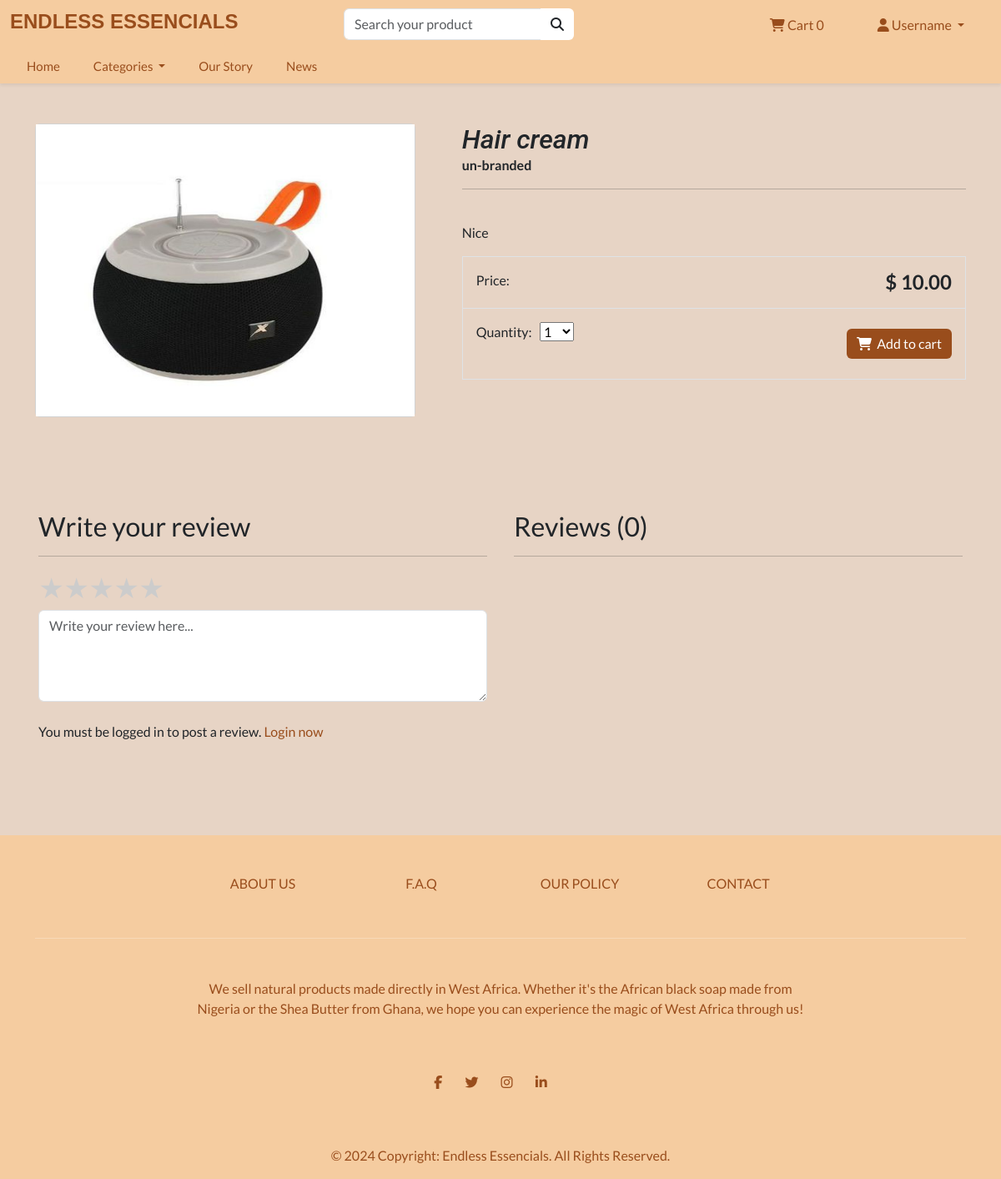
The app's page /product/hair-cream/, older data.
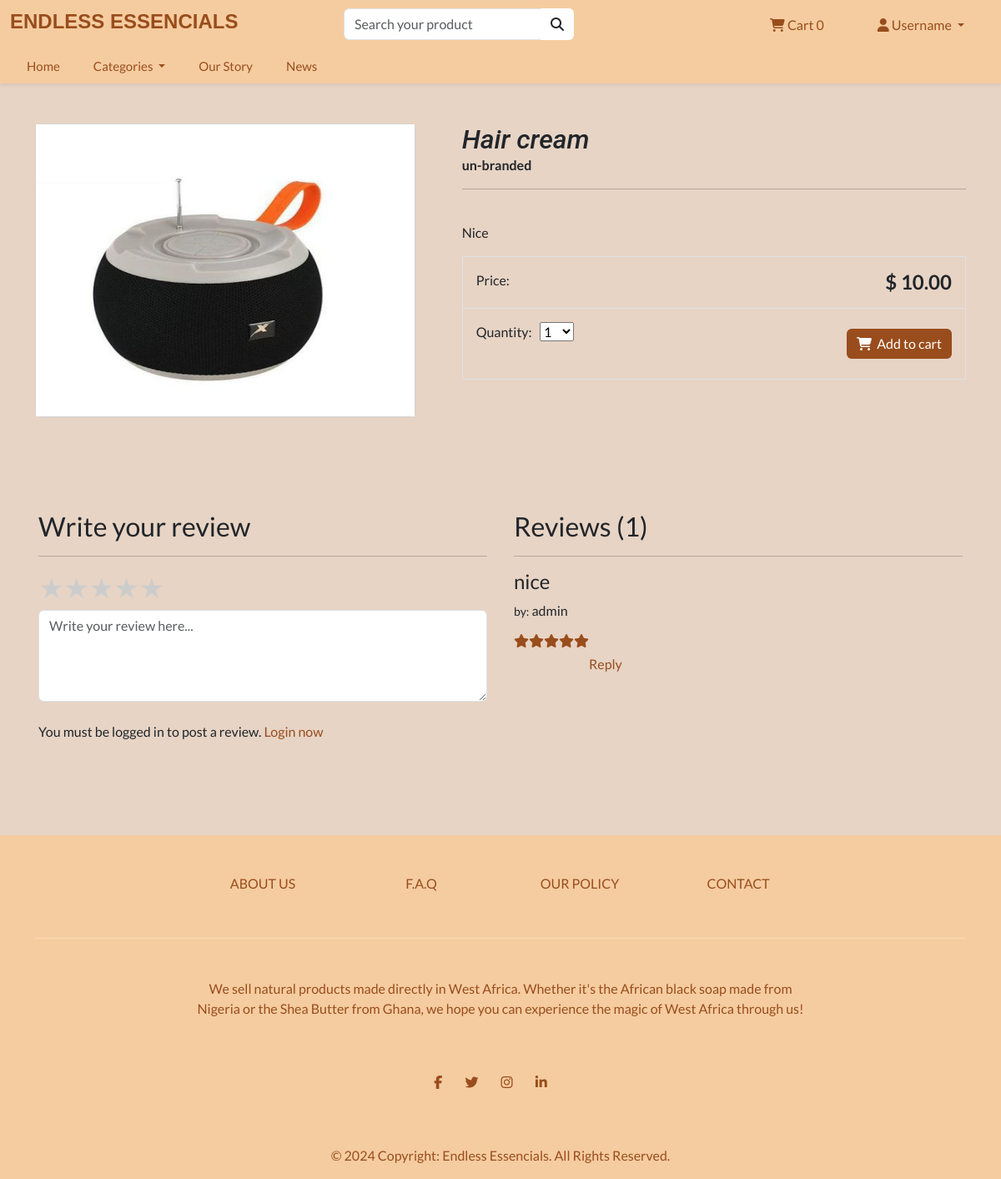
The same page, newer data.
### store/models.py (models this page shows, shortened)
class Review(models.Model):
    user = models.ForeignKey(User, on_delete=models.CASCADE, null=True, blank=True)
    product = models.ForeignKey(Product, on_delete=models.CASCADE)
    comment = models.TextField(max_length=250)
    rate = models.IntegerField(default=0)
    created_at = models.DateTimeField(auto_now_add=True)
    class Meta:
        verbose_name_plural = "reviews"

### store/views.py (the view)
# urls.py: path('product/<slug:product_slug>/', views.product_info, name='product-info'),
def product_info(request, product_slug):
    product = get_object_or_404(Product, slug=product_slug)
    try:
        reviews = Review.objects.filter(product=product)
        review_counts = Review.objects.all().filter(product=product).count()
    except:
        return redirect('product-info')
    context = {
        'product': product,
        'reviews': reviews,
        'review_counts': review_counts,
        'title': 'product info'
    }
    return render(request, 'store/product-info.html', context)

### cart/cart.py (called while the page is built)
    def __len__(self):
        return sum(item['qty'] for item in self.cart.values())

### cart/context_processors.py (called while the page is built)
def cart(request):
    return{'cart': Cart(request)}

### store/models.py (called while the page is built)
    def get_absolute_url(self):
        return reverse('list-category', args=[self.slug])

### store/views.py (called while the page is built)
def categories(request):
    all_categories = Category.objects.all()
    return {'all_categories': all_categories}

### store/templates/store/product-info.html (shortened to what the changed rows need)
{% extends "./base.html" %}
{% load static %}
{% block content %}
<div class="container" data-aos="fade-down">
    <main class="pt-5">
        <div class="row g-3">
            <div class="col-md-7 col-lg-7 ps-md-3 ps-lg-5 pb-3">
                <h1 class="headings mb-0 h3"> {{ product.title }} </h1>
                <br>
            </div>
        </div>
    </main>
    <br>
</div>
<section class="pt-5" data-aos="fade-up">
    <div class="container">
        <div class="row">
            <div class="col-lg-6 col-md-6 col-sm-12 p-3">
                <h3>Reviews ({{ review_counts }})</h3>
                <hr />
                <div class="review">
                    {% for review in reviews %}
                    <h4 class="subheading" itemprop="itemReviewed">{{ review.comment }}</h4>
                    <p class="author" itemprop="author"><small>by:</small> {{ review.user }}</p>
                    <div class="rate">
                    <i class="fa fa-star {% if review.rate > 4 %} checked {% endif %}" style="float: right;"></i>
                    <i class="fa fa-star {% if review.rate > 3 %} checked {% endif %}" style="float: right;"></i>
                    <i class="fa fa-star {% if review.rate > 2 %} checked {% endif %}" style="float: right;"></i>
                    <i class="fa fa-star {% if review.rate > 1 %} checked {% endif %}" style="float: right;"></i>
                    <i class="fa fa-star {% if review.rate > 0 %} checked {% endif %}" style="float: right;"></i>
                    </div>
                    <br>
                    <a href="#" onclick="document.getElementById('reply-{{ review.id }}').style.display='block'">Reply</a>
                    <br>
                    {% endfor %}
                </div>
            </div>
        </div>
    </div>
</section>
{% endblock %}

Row changes from the older to the newer data that the page shows:
added Review: comment "nice", user "admin", rate 5 (drawn)
Text that changed along with them:
{{ review_counts }}: "0" → "1"
